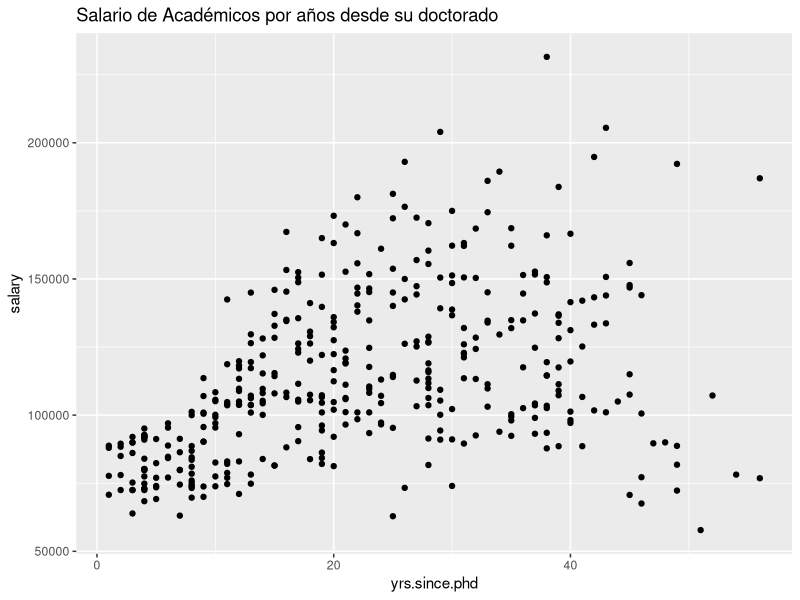
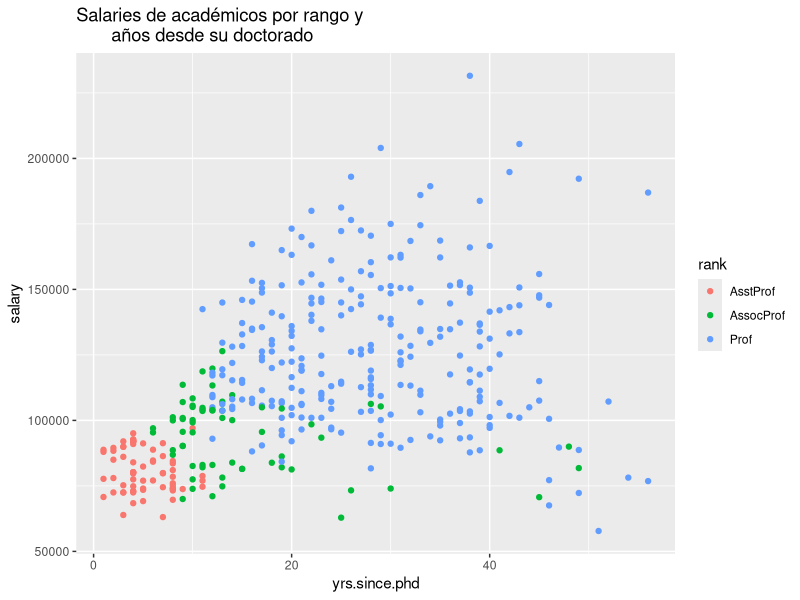
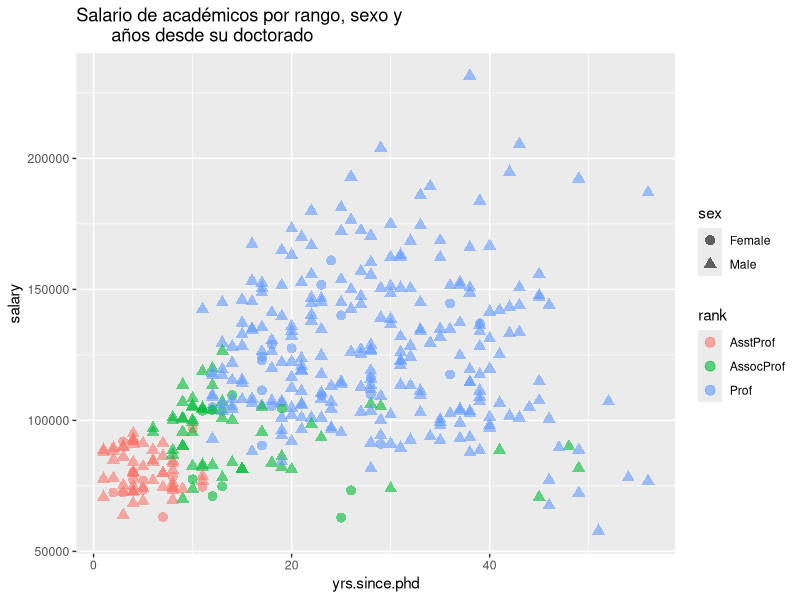
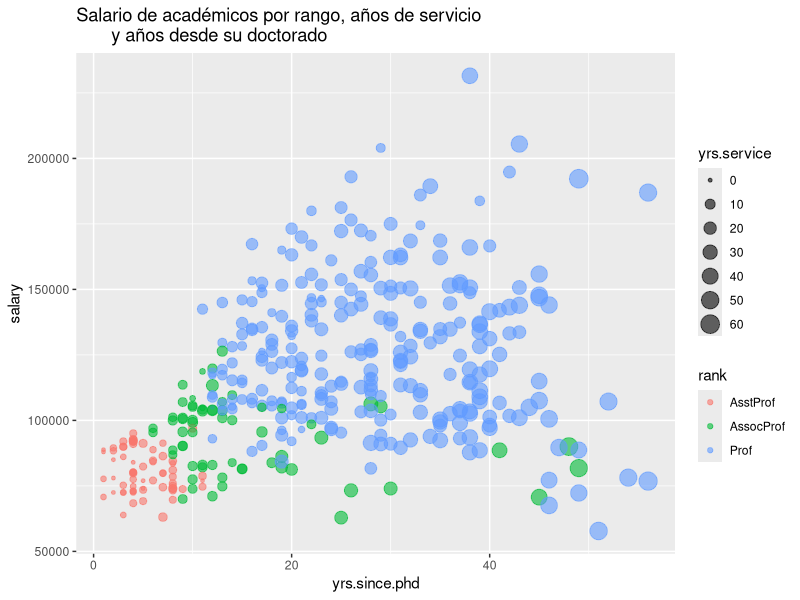
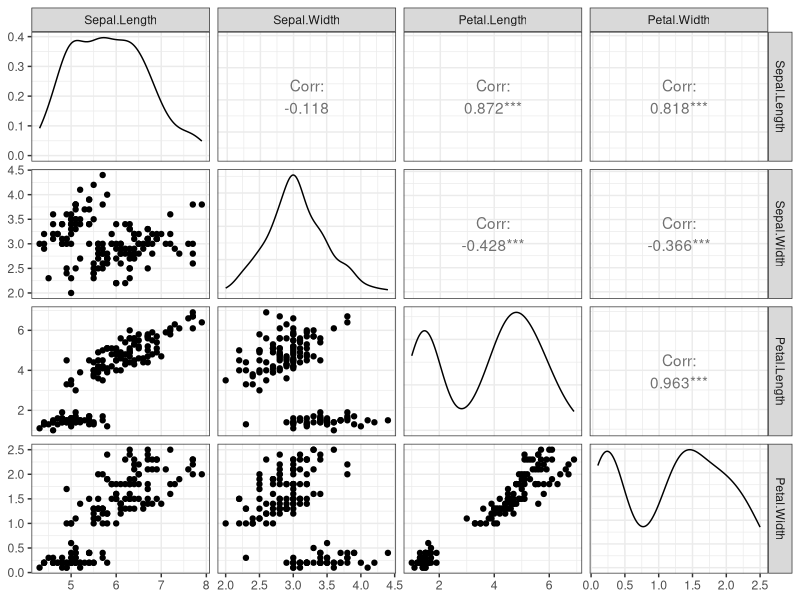

These figures' R source, in order:
## ---- chunk 1
knitr::opts_chunk$set(cache=TRUE)
knitr::opts_chunk$set(fig.path='figs/')
knitr::opts_chunk$set(cache.path='cache/')

knitr::opts_chunk$set(
                  fig.process = function(x) {
                      x2 = sub('-\\d+([.][a-z]+)$', '\\1', x)
                      if (file.rename(x, x2)) x2 else x
                      }
                  )
library(tidyverse)
## ---- chunk 2
library(carData)
library(ggplot2)
data(Salaries, package="carData")
head(Salaries)
## ---- chunk 3
plot1<-ggplot(Salaries, 
       aes(x = yrs.since.phd, 
           y = salary)) +
  geom_point() + 
  labs(title = "Salario de Académicos por años desde su doctorado")
## ---- chunk 4
plot1
## ---- chunk 5
plot2<-ggplot(Salaries, aes(x = yrs.since.phd, 
                     y = salary, 
                     color=rank)) +
  geom_point() +
  labs(title = "Salaries de académicos por rango y
       años desde su doctorado")
## ---- chunk 6
plot2
## ---- chunk 7
plot3<-ggplot(Salaries, 
       aes(x = yrs.since.phd, 
           y = salary, 
           color = rank, 
           shape = sex)) +  geom_point(size = 3,alpha = .6) +
  labs(title = "Salario de académicos por rango, sexo y
       años desde su doctorado")
## ---- chunk 8
plot3
## ---- chunk 9
plot4<-ggplot(Salaries, 
       aes(x = yrs.since.phd, 
           y = salary, 
           color = rank, 
           size = yrs.service)) +
  geom_point(alpha = .6) +
  labs(title = "Salario de académicos por rango, años de servicio 
       y años desde su doctorado")
## ---- chunk 10
plot4
## ---- chunk 11
library(GGally)
ggpairs(iris[,-5])+ theme_bw()
